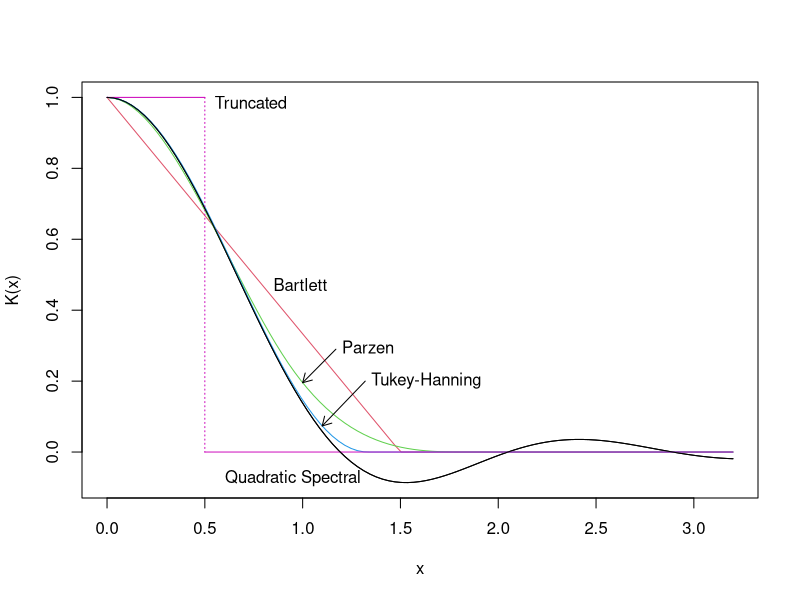
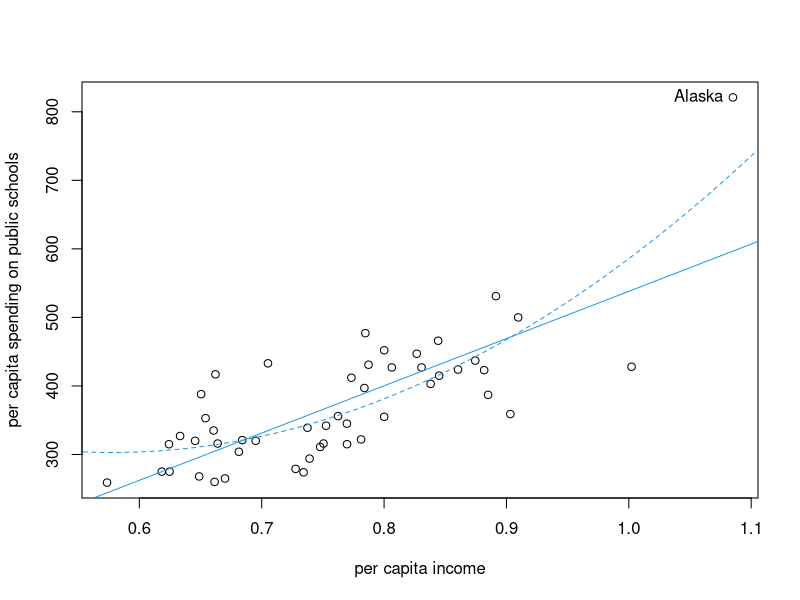
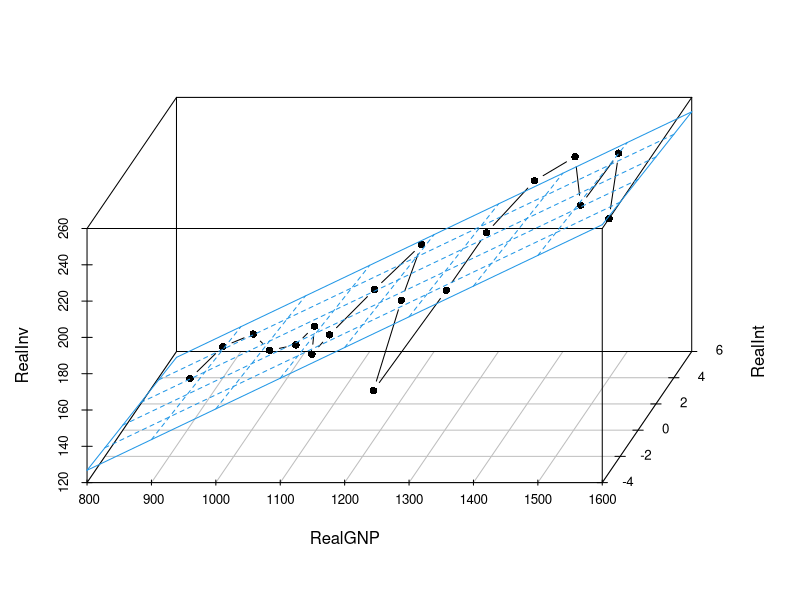
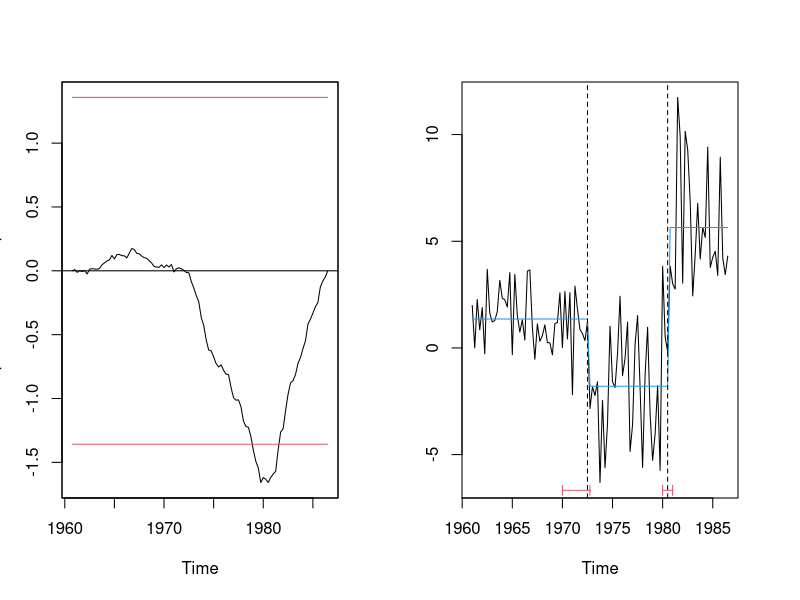

Generate these figures, in order, with R:
### R code from vignette source 'sandwich.Rnw'

###################################################
### code chunk number 1: preliminaries
###################################################
library("zoo")
library("sandwich")
library("strucchange")
library("lmtest")
options(prompt = "R> ", continue = "+   ")


###################################################
### code chunk number 2: hac-kweights
###################################################
curve(kweights(x, kernel = "Quadratic", normalize = TRUE),
      from = 0, to = 3.2, xlab = "x", ylab = "K(x)")
curve(kweights(x, kernel = "Bartlett", normalize = TRUE),
      from = 0, to = 3.2, col = 2, add = TRUE)
curve(kweights(x, kernel = "Parzen", normalize = TRUE),
      from = 0, to = 3.2, col = 3, add = TRUE)
curve(kweights(x, kernel = "Tukey", normalize = TRUE),
      from = 0, to = 3.2, col = 4, add = TRUE)
lines(c(0, 0.5), c(1, 1), col = 6)
lines(c(0.5, 0.5), c(1, 0), lty = 3, col = 6)
lines(c(0.5, 3.2), c(0, 0), col = 6)
curve(kweights(x, kernel = "Quadratic", normalize = TRUE),
      from = 0, to = 3.2, col = 1, add = TRUE)

text(0.5, 0.98, "Truncated", pos = 4)
text(0.8, kweights(0.8, "Bartlett", normalize = TRUE), "Bartlett", pos = 4)
text(1.35, kweights(1.4, "Quadratic", normalize = TRUE), "Quadratic Spectral", pos = 2)
text(1.15, 0.29, "Parzen", pos = 4)
arrows(1.17, 0.29, 1, kweights(1, "Parzen", normalize = TRUE), length = 0.1)
text(1.3, 0.2, "Tukey-Hanning", pos = 4)
arrows(1.32, 0.2, 1.1, kweights(1.1, "Tukey", normalize = TRUE), length = 0.1)


###################################################
### code chunk number 3: loadlibs1
###################################################
library("sandwich")
library("lmtest")


###################################################
### code chunk number 4: hc-data
###################################################
data("PublicSchools")
ps <- na.omit(PublicSchools)
ps$Income <- ps$Income * 0.0001


###################################################
### code chunk number 5: hc-model
###################################################
fm.ps <- lm(Expenditure ~ Income + I(Income^2), data = ps)


###################################################
### code chunk number 6: hc-test1
###################################################
coeftest(fm.ps, df = Inf, vcov = vcovHC(fm.ps, type = "HC0"))


###################################################
### code chunk number 7: hc-test2
###################################################
coeftest(fm.ps, df = Inf, vcov = vcovHC(fm.ps, type = "HC4"))


###################################################
### code chunk number 8: hc-plot
###################################################
plot(Expenditure ~ Income, data = ps,
  xlab = "per capita income",
  ylab = "per capita spending on public schools")
inc <- seq(0.5, 1.2, by = 0.001)
lines(inc, predict(fm.ps, data.frame(Income = inc)), col = 4, lty = 2)
fm.ps2 <- lm(Expenditure ~ Income, data = ps)
abline(fm.ps2, col = 4)
text(ps[2,2], ps[2,1], rownames(ps)[2], pos = 2)


###################################################
### code chunk number 9: hac-data
###################################################
data("Investment")


###################################################
### code chunk number 10: hac-model
###################################################
fm.inv <- lm(RealInv ~ RealGNP + RealInt, data = Investment)


###################################################
### code chunk number 11: hac-test1
###################################################
coeftest(fm.inv, df = Inf, vcov = NeweyWest(fm.inv, lag = 4, prewhite = FALSE))


###################################################
### code chunk number 12: hac-test2
###################################################
coeftest(fm.inv, df = Inf, vcov = NeweyWest)


###################################################
### code chunk number 13: hac-test3
###################################################
parzenHAC <- function(x, ...) kernHAC(x, kernel = "Parzen", prewhite = 2,
  adjust = FALSE, bw = bwNeweyWest, ...)
coeftest(fm.inv, df = Inf, vcov = parzenHAC)


###################################################
### code chunk number 14: hac-plot
###################################################
library("scatterplot3d")
s3d <- scatterplot3d(Investment[,c(5,7,6)],
  type = "b", angle = 65, scale.y = 1, pch = 16)
s3d$plane3d(fm.inv, lty.box = "solid", col = 4)


###################################################
### code chunk number 15: loadlibs2
###################################################
library("strucchange")
data("RealInt")


###################################################
### code chunk number 16: sc-ocus
###################################################
ocus <- gefp(RealInt ~ 1, fit = lm, vcov = kernHAC)


###################################################
### code chunk number 17: sc-bp
###################################################
bp <- breakpoints(RealInt ~ 1)
confint(bp, vcov = kernHAC)


###################################################
### code chunk number 18: sc-plot
###################################################
par(mfrow = c(1, 2))
plot(ocus, aggregate = FALSE, main = "")
plot(RealInt, ylab = "Real interest rate")
lines(ts(fitted(bp), start = start(RealInt), freq = 4), col = 4)
lines(confint(bp, vcov = kernHAC))


###################################################
### code chunk number 19: sandwich.Rnw:785-786
###################################################
options(prompt = "  ")


###################################################
### code chunk number 20: sandwich.Rnw:804-806 (eval = FALSE)
###################################################
## library("sandwich")
## library("lmtest")
## library("strucchange")


###################################################
### code chunk number 21: sandwich.Rnw:813-814 (eval = FALSE)
###################################################
## data("PublicSchools")
## ps <- na.omit(PublicSchools)
## ps$Income <- ps$Income * 0.0001


###################################################
### code chunk number 22: sandwich.Rnw:818-819 (eval = FALSE)
###################################################
## fm.ps <- lm(Expenditure ~ Income + I(Income^2), data = ps)


###################################################
### code chunk number 23: sandwich.Rnw:823-828 (eval = FALSE)
###################################################
## sqrt(diag(vcov(fm.ps)))
## sqrt(diag(vcovHC(fm.ps, type = "const")))
## sqrt(diag(vcovHC(fm.ps, type = "HC0")))
## sqrt(diag(vcovHC(fm.ps, type = "HC3")))
## sqrt(diag(vcovHC(fm.ps, type = "HC4")))


###################################################
### code chunk number 24: sandwich.Rnw:832-834 (eval = FALSE)
###################################################
## coeftest(fm.ps, df = Inf, vcov = vcovHC(fm.ps, type = "HC0"))
## coeftest(fm.ps, df = Inf, vcov = vcovHC(fm.ps, type = "HC4"))


###################################################
### code chunk number 25: sandwich.Rnw:854-855 (eval = FALSE)
###################################################
## data("Investment")


###################################################
### code chunk number 26: sandwich.Rnw:859-860 (eval = FALSE)
###################################################
## fm.inv <- lm(RealInv ~ RealGNP + RealInt, data = Investment)


###################################################
### code chunk number 27: sandwich.Rnw:878-880 (eval = FALSE)
###################################################
## plot(Investment[, "RealInv"], type = "b", pch = 19, ylab = "Real investment")
## lines(ts(fitted(fm.inv), start = 1964), col = 4)


###################################################
### code chunk number 28: sandwich.Rnw:896-897 (eval = FALSE)
###################################################
## data("RealInt")


###################################################
### code chunk number 29: sandwich.Rnw:901-904 (eval = FALSE)
###################################################
## ocus <- gefp(RealInt ~ 1, fit = lm, vcov = kernHAC)
## plot(ocus, aggregate = FALSE)
## sctest(ocus)


###################################################
### code chunk number 30: sandwich.Rnw:908-911 (eval = FALSE)
###################################################
## fs <- Fstats(RealInt ~ 1, vcov = kernHAC)
## plot(fs)
## sctest(fs)


###################################################
### code chunk number 31: sandwich.Rnw:916-918 (eval = FALSE)
###################################################
## bp <- breakpoints(RealInt ~ 1)
## confint(bp, vcov = kernHAC)
## plot(bp)


###################################################
### code chunk number 32: sandwich.Rnw:922-925 (eval = FALSE)
###################################################
## plot(RealInt, ylab = "Real interest rate")
## lines(ts(fitted(bp), start = start(RealInt), freq = 4), col = 4)
## lines(confint(bp, vcov = kernHAC))
